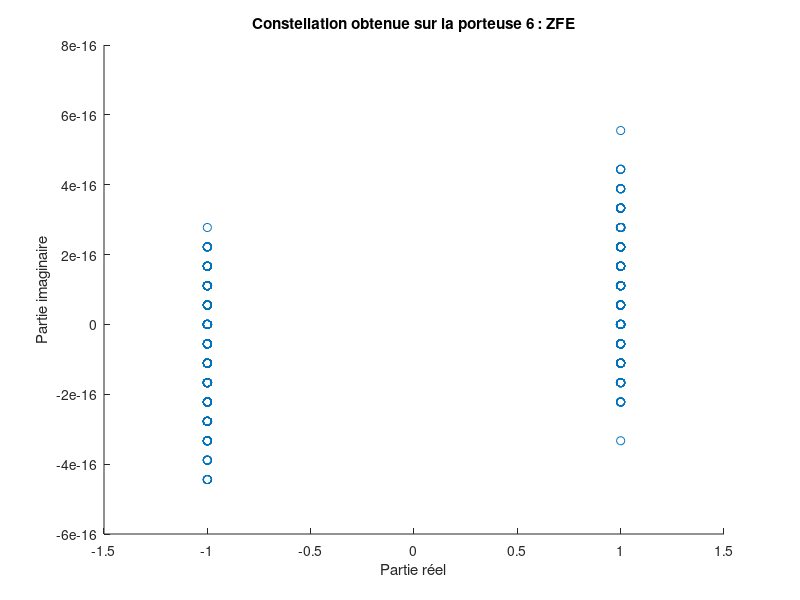
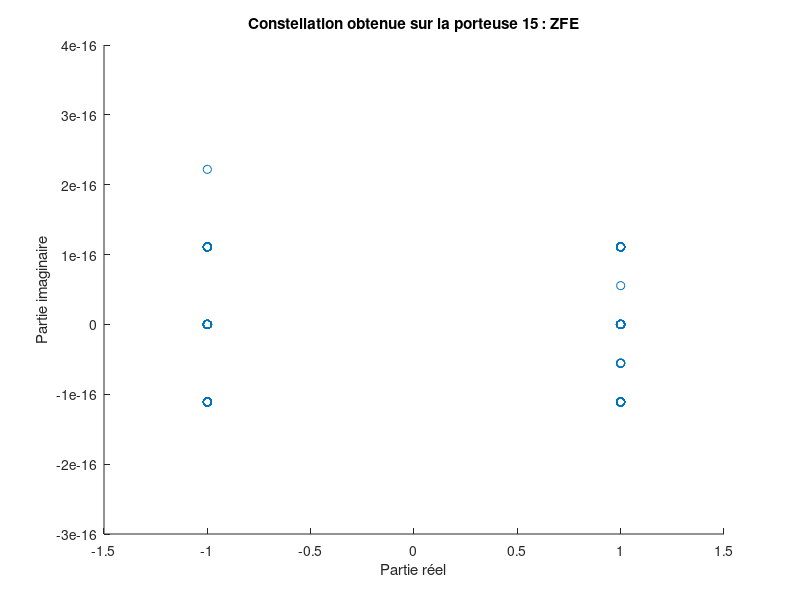
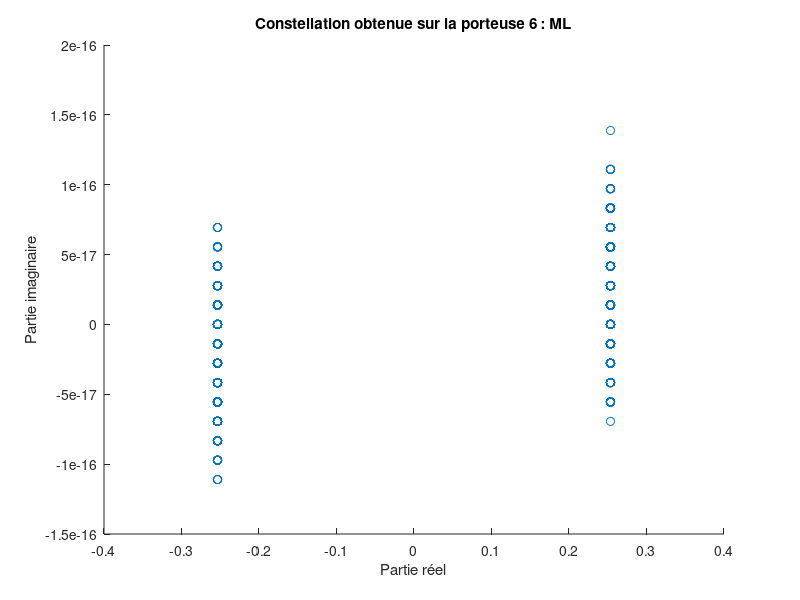
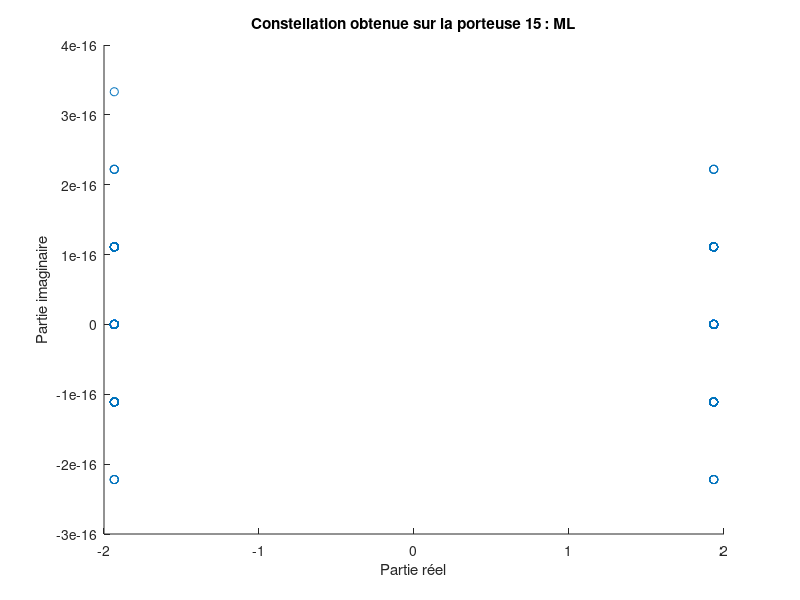

Here is the MATLAB script that generated these plots, in order:
clear all;
close all;


%% paramètres
N = 16;
N_actif = 16;
nb_bits = 1000;
taille_prefixe = 2;

% réponse impulsionelle 
h = [0.407,0.815,0.407];
% réponse en fréquence
Ck = fft(h,16);
M_Ck = repmat(Ck(:),1, 1000);


 %% modulateur 
    % Mapping
    S=zeros(N, nb_bits);
    for i=1:N_actif
        S(i,:) = randi([0 1],1,nb_bits)*2 -1;
    end 

    %% Canal
    Xe = ifft(S,N);

    %intervalle de garde
    C = Xe(end-(taille_prefixe-1):end, :);
    Xe = [C; Xe];

    Y = reshape(Xe, 1, nb_bits*(N+taille_prefixe)); 


    %filtre 
    SignalSortieCanal=filter(h,1,Y) ;

 %% Démodulation 
 %démodulation
 Y_reshape = reshape(SignalSortieCanal, size(Xe));
 SignalSortieSansInter=Y_reshape(taille_prefixe+1:end, :);
 Y_recep = fft(SignalSortieSansInter,N);

 %% Egalisation
 %ZFE
     Y_zfe = (1./M_Ck).*Y_recep;
        
     % Constellation porteuse 6 et 15
     porteuse6_zfe = Y_zfe(6, :);
     porteuse15_zfe = Y_zfe(15, :);


     figure
     scatter(real(porteuse6_zfe), imag(porteuse6_zfe))
     title('Constellation obtenue sur la porteuse 6 : ZFE')
     xlabel('Partie réel')
     ylabel('Partie imaginaire')


     figure
     scatter(real(porteuse15_zfe), imag(porteuse15_zfe))
     title('Constellation obtenue sur la porteuse 15 : ZFE')
     xlabel('Partie réel')
     ylabel('Partie imaginaire')  
% ML
    Y_ml = conj(M_Ck).*Y_recep;

     % Constellation porteuse 6 et 15 
     porteuse6_ml = Y_ml(6, :);
     porteuse15_ml = Y_ml(15, :);


     figure
     scatter(real(porteuse6_ml), imag(porteuse6_ml))
     title('Constellation obtenue sur la porteuse 6 : ML')
     xlabel('Partie réel')
     ylabel('Partie imaginaire')


     figure
     scatter(real(porteuse15_ml), imag(porteuse15_ml))
     title('Constellation obtenue sur la porteuse 15 : ML')
     xlabel('Partie réel')
     ylabel('Partie imaginaire')
    


 %% TEB
 Y_zfe(Y_zfe<0) = -1;
 Y_zfe(Y_zfe>0) = 1;

 TEB_zfe = mean(S~=Y_zfe, "all")

 Y_ml(Y_ml<0) = -1;
 Y_ml(Y_ml>0) = 1;

 TEB_ml = mean(S~=Y_ml, "all")